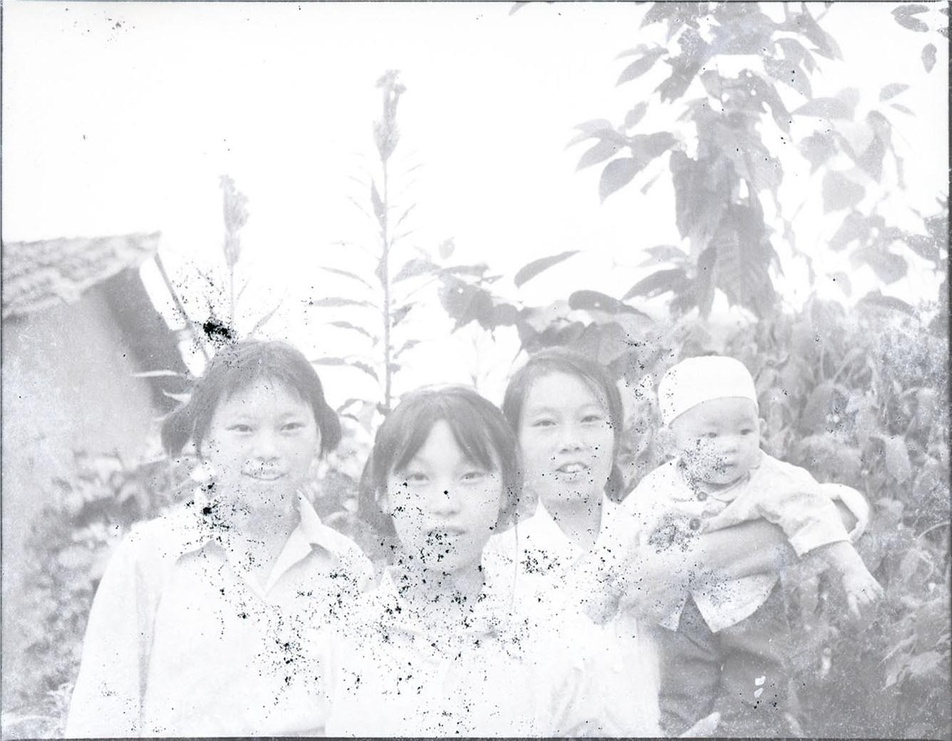
#> input picture image.jpg, 952 x 741 px, shrunk from 1335 x 1039 before the run
$ python getpoint.py
#> lines starting #> are read from the running program, lines starting #| are printed output that depends on the picture
from PIL import Image

# 载入图像
img_path = 'image.jpg'
img = Image.open(img_path)
#> img is the input picture: PIL image 952x741 RGB; mean R, G, B 223.8, 224, 226.5

# 将图像转换为RGBA，以便我们可以处理透明度
img = img.convert('RGBA')
#> img: PIL image 952x741 RGBA

# 准备一个新图像以存放污点，使用相同的大小和RGBA模式
spots_img = Image.new('RGBA', img.size)
#> spots_img: PIL image 952x741 RGBA; every value is 0

# 定义污点的RGB阈值，这里我们假设污点为黑色或接近黑色
# RGB的值都比较低，这里我们设定一个阈值，低于这个值的认为是污点
threshold = 134

# 遍历原图中的每个像素
for y in range(img.height):
    for x in range(img.width):
        current_pixel = img.getpixel((x, y))
        # 检查像素的RGB值是否低于阈值
        if current_pixel[0] < threshold and current_pixel[1] < threshold and current_pixel[2] < threshold:
            # 将污点像素设置为黑色，其余为透明
            spots_img.putpixel((x, y), (0, 0, 0, 255))
        else:
            # 其余像素设置为完全透明
            spots_img.putpixel((x, y), (0, 0, 0, 0))
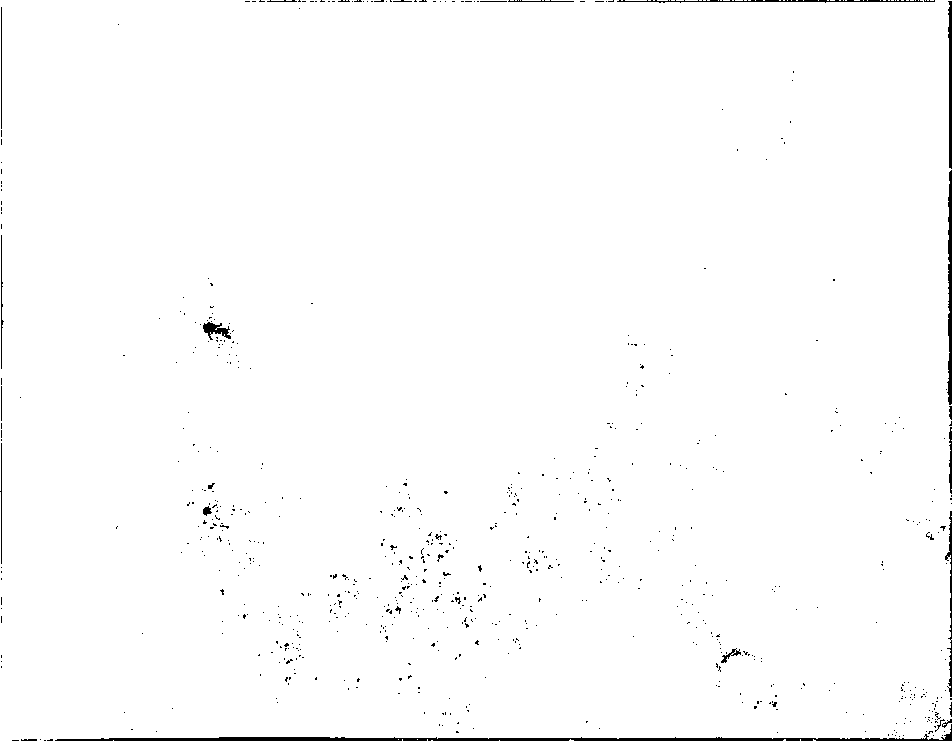
#> spots_img: PIL image 952x741 RGBA; mean R, G, B, A 0, 0, 0, 3; transparent parts drawn white

# 保存新的污点图层
spots_img_path = 'spots_layer.png'
spots_img.save(spots_img_path)

# 使用相同的阈值清除污点
clean_img = img.copy()

# 初始化一个数组用于存放污点位置
dirty_pixels = []

for y in range(clean_img.height):
    for x in range(clean_img.width):
        current_pixel = clean_img.getpixel((x, y))
        # 如果当前像素是污点，我们将其替换为白色，这里假设图片背景是白色的
        if current_pixel[0] < threshold and current_pixel[1] < threshold and current_pixel[2] < threshold:
            clean_img.putpixel((x, y), (255, 255, 255, 255))
            dirty_pixels.append((x, y))
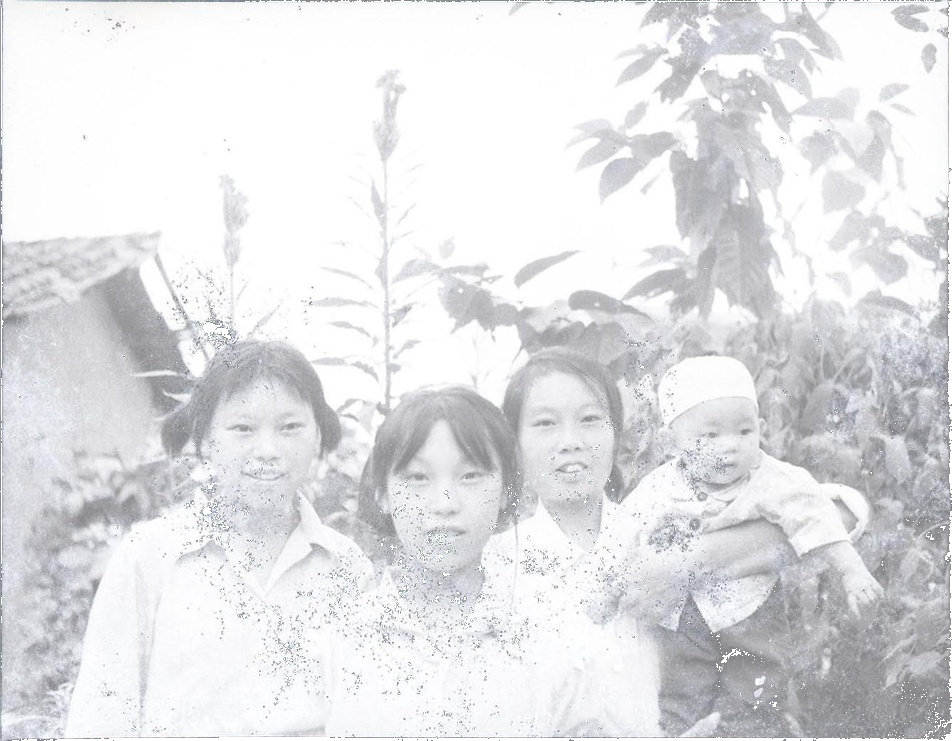
#> clean_img: PIL image 952x741 RGBA; mean R, G, B, A 225.7, 225.9, 228.3, 255
#> after the loop, dirty_pixels = 8220 pairs, first value 0 to 951, second value 0 to 740

# 保存清洁的图像
clean_img_path = 'clean_image.png'
clean_img.save(clean_img_path)

# 打印出污点位置
print(dirty_pixels)
#> (printed output is left out)


# 将污点位置存储到文本文件
dirty_pixels_path = 'dirty_pixels.txt'
with open(dirty_pixels_path, 'w') as file:
    for pixel in dirty_pixels:
        file.write(f'{pixel[0]},{pixel[1]}\n')
#> this loop made 8220 passes
#> pixel on passes 1 to 3: (260, 0), (270, 0), (284, 0)
